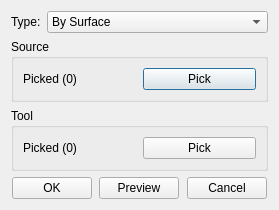
<?xml version="1.0" encoding="UTF-8"?>
<ui version="4.0">
 <class>SolidSplitterInfoDialog</class>
 <widget class="QDialog" name="SolidSplitterInfoDialog">
  <property name="geometry">
   <rect>
    <x>0</x>
    <y>0</y>
    <width>279</width>
    <height>195</height>
   </rect>
  </property>
  <property name="windowTitle">
   <string>Solid Splitter</string>
  </property>
  <layout class="QGridLayout" name="gridLayout">
   <item row="0" column="0">
    <widget class="QWidget" name="widget_2" native="true">
     <property name="sizePolicy">
      <sizepolicy hsizetype="Preferred" vsizetype="Fixed">
       <horstretch>0</horstretch>
       <verstretch>0</verstretch>
      </sizepolicy>
     </property>
     <layout class="QGridLayout" name="gridLayout_2">
      <property name="leftMargin">
       <number>0</number>
      </property>
      <property name="topMargin">
       <number>0</number>
      </property>
      <property name="rightMargin">
       <number>0</number>
      </property>
      <property name="bottomMargin">
       <number>0</number>
      </property>
      <item row="0" column="0">
       <widget class="QLabel" name="label">
        <property name="sizePolicy">
         <sizepolicy hsizetype="Fixed" vsizetype="Preferred">
          <horstretch>0</horstretch>
          <verstretch>0</verstretch>
         </sizepolicy>
        </property>
        <property name="text">
         <string>Type:</string>
        </property>
       </widget>
      </item>
      <item row="0" column="1">
       <widget class="QComboBox" name="comb_type">
        <property name="currentIndex">
         <number>0</number>
        </property>
        <item>
         <property name="text">
          <string>By Surface</string>
         </property>
        </item>
       </widget>
      </item>
     </layout>
    </widget>
   </item>
   <item row="1" column="0">
    <widget class="QStackedWidget" name="stackedWidget">
     <property name="currentIndex">
      <number>0</number>
     </property>
     <widget class="QWidget" name="page">
      <layout class="QGridLayout" name="gridLayout_16">
       <property name="leftMargin">
        <number>0</number>
       </property>
       <property name="topMargin">
        <number>0</number>
       </property>
       <property name="rightMargin">
        <number>0</number>
       </property>
       <property name="bottomMargin">
        <number>0</number>
       </property>
       <item row="0" column="0">
        <widget class="QGroupBox" name="groupBox_7">
         <property name="title">
          <string>Source</string>
         </property>
         <layout class="QGridLayout" name="gridLayout_14">
          <item row="0" column="1">
           <widget class="QPushButton" name="pb_sourcepick">
            <property name="text">
             <string>Pick</string>
            </property>
           </widget>
          </item>
          <item row="0" column="0">
           <widget class="QLabel" name="lb_sourcepicked">
            <property name="text">
             <string>Picked (0)</string>
            </property>
           </widget>
          </item>
         </layout>
        </widget>
       </item>
       <item row="1" column="0">
        <widget class="QGroupBox" name="groupBox_8">
         <property name="title">
          <string>Tool</string>
         </property>
         <layout class="QGridLayout" name="gridLayout_15">
          <item row="0" column="0">
           <widget class="QLabel" name="lb_toolpicked">
            <property name="text">
             <string>Picked (0)</string>
            </property>
           </widget>
          </item>
          <item row="0" column="1">
           <widget class="QPushButton" name="pb_toolpick">
            <property name="text">
             <string>Pick</string>
            </property>
           </widget>
          </item>
         </layout>
        </widget>
       </item>
       <item row="2" column="0">
        <spacer name="verticalSpacer_5">
         <property name="orientation">
          <enum>Qt::Vertical</enum>
         </property>
         <property name="sizeHint" stdset="0">
          <size>
           <width>20</width>
           <height>40</height>
          </size>
         </property>
        </spacer>
       </item>
      </layout>
     </widget>
    </widget>
   </item>
   <item row="2" column="0">
    <widget class="QWidget" name="widget" native="true">
     <property name="sizePolicy">
      <sizepolicy hsizetype="Preferred" vsizetype="Fixed">
       <horstretch>0</horstretch>
       <verstretch>0</verstretch>
      </sizepolicy>
     </property>
     <layout class="QGridLayout" name="gridLayout_3">
      <property name="leftMargin">
       <number>0</number>
      </property>
      <property name="topMargin">
       <number>0</number>
      </property>
      <property name="rightMargin">
       <number>0</number>
      </property>
      <property name="bottomMargin">
       <number>0</number>
      </property>
      <item row="0" column="4">
       <spacer name="horizontalSpacer_3">
        <property name="orientation">
         <enum>Qt::Horizontal</enum>
        </property>
        <property name="sizeHint" stdset="0">
         <size>
          <width>40</width>
          <height>20</height>
         </size>
        </property>
       </spacer>
      </item>
      <item row="0" column="1">
       <widget class="QPushButton" name="pb_ok">
        <property name="text">
         <string>OK</string>
        </property>
       </widget>
      </item>
      <item row="0" column="3">
       <widget class="QPushButton" name="pb_preview">
        <property name="text">
         <string>Preview</string>
        </property>
       </widget>
      </item>
      <item row="0" column="5">
       <widget class="QPushButton" name="pb_cancel">
        <property name="text">
         <string>Cancel</string>
        </property>
       </widget>
      </item>
      <item row="0" column="2">
       <spacer name="horizontalSpacer_2">
        <property name="orientation">
         <enum>Qt::Horizontal</enum>
        </property>
        <property name="sizeHint" stdset="0">
         <size>
          <width>40</width>
          <height>20</height>
         </size>
        </property>
       </spacer>
      </item>
      <item row="0" column="0">
       <spacer name="horizontalSpacer">
        <property name="orientation">
         <enum>Qt::Horizontal</enum>
        </property>
        <property name="sizeHint" stdset="0">
         <size>
          <width>40</width>
          <height>20</height>
         </size>
        </property>
       </spacer>
      </item>
      <item row="0" column="6">
       <spacer name="horizontalSpacer_4">
        <property name="orientation">
         <enum>Qt::Horizontal</enum>
        </property>
        <property name="sizeHint" stdset="0">
         <size>
          <width>40</width>
          <height>20</height>
         </size>
        </property>
       </spacer>
      </item>
     </layout>
    </widget>
   </item>
  </layout>
 </widget>
 <resources/>
 <connections/>
</ui>
